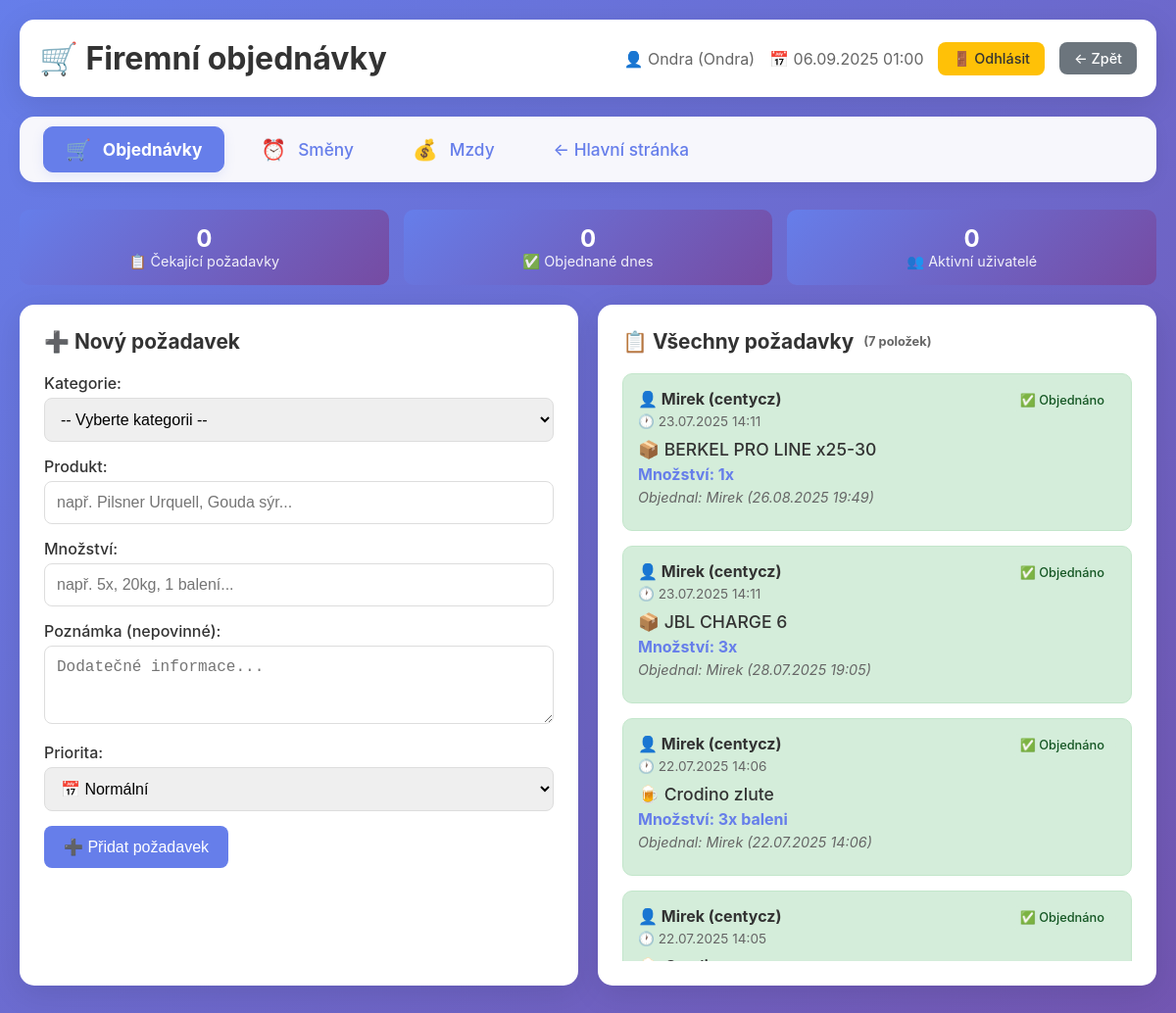
Screenshot of /pizza/orders_system.php (signed in) with the database file from the repository.
### tables this page shows
CREATE TABLE `order_requests` (
  `id` int(11) NOT NULL,
  `user_id` int(11) NOT NULL,
  `category_id` int(11) DEFAULT NULL,
  `product` varchar(200) NOT NULL,
  `quantity` varchar(100) NOT NULL,
  `note` text DEFAULT NULL,
  `priority` enum('low','normal','urgent') DEFAULT 'normal',
  `status` enum('pending','ordered','cancelled') DEFAULT 'pending',
  `created_at` timestamp NULL DEFAULT current_timestamp(),
  `ordered_at` timestamp NULL DEFAULT NULL,
  `ordered_by` int(11) DEFAULT NULL
);

CREATE TABLE `order_users` (
  `id` int(11) NOT NULL,
  `username` varchar(50) NOT NULL,
  `password_hash` varchar(255) NOT NULL,
  `full_name` varchar(100) DEFAULT NULL,
  `is_admin` tinyint(1) DEFAULT 0,
  `created_at` timestamp NULL DEFAULT current_timestamp(),
  `user_role` enum('admin','ragazzi','user') DEFAULT 'user',
  `is_active` tinyint(1) DEFAULT 1,
  `email` varchar(255) DEFAULT NULL
);

CREATE TABLE `order_categories` (
  `id` int(11) NOT NULL,
  `name` varchar(50) NOT NULL,
  `icon` varchar(10) DEFAULT NULL,
  `color` varchar(7) DEFAULT NULL
);

### pizza/orders_system.php (the view, shortened to what this page needs)
<?php
try {
    $pdo = new PDO('mysql:host=127.0.0.1;dbname=pizza_orders;charset=utf8mb4', 'pizza_user', 'pizza');
    $pdo->setAttribute(PDO::ATTR_ERRMODE, PDO::ERRMODE_EXCEPTION);
} catch(PDOException $e) {
    die("Chyba připojení: " . $e->getMessage());
}
$current_user = $_SESSION['order_user'];
$current_full_name = $_SESSION['order_full_name'];
$requests_query = "
    SELECT
        r.*,
        u.username,
        u.full_name,
        c.name as category_name,
        c.icon as category_icon,
        c.color as category_color,
        ordered_user.username as ordered_by_username,
        ordered_user.full_name as ordered_by_full_name
    FROM order_requests r
    JOIN order_users u ON r.user_id = u.id
    LEFT JOIN order_categories c ON r.category_id = c.id
    LEFT JOIN order_users ordered_user ON r.ordered_by = ordered_user.id
    ORDER BY
        FIELD(r.status, 'pending', 'ordered', 'cancelled'),
        FIELD(r.priority, 'urgent', 'normal', 'low'),
        r.created_at DESC
";
$requests = $pdo->query($requests_query)->fetchAll(PDO::FETCH_ASSOC);
$stats = $pdo->query("
    SELECT
        COUNT(CASE WHEN status = 'pending' THEN 1 END) as pending_count,
        COUNT(CASE WHEN status = 'ordered' AND DATE(ordered_at) = CURDATE() THEN 1 END) as ordered_today,
        COUNT(DISTINCT user_id) as active_users
    FROM order_requests
    WHERE created_at >= DATE_SUB(NOW(), INTERVAL 30 DAY)
")->fetch(PDO::FETCH_ASSOC);
?>
<!DOCTYPE html>
<html lang="cs">
<head>
</head>
<body>
    <div class="container">
        <div class="header">
            <h1>🛒 Firemní objednávky</h1>
            <div class="user-info">
                    <span>👤 <?= htmlspecialchars($current_full_name) ?> (<?= htmlspecialchars($current_user) ?>)</span>
                    <span>📅 <?= date('d.m.Y H:i') ?></span>
                    <a href="?logout=1" class="btn btn-warning">🚪 Odhlásit</a>
                <a href="../" class="btn btn-secondary">← Zpět</a>
            </div>
               </div>
<div class="tab-menu">
    <a href="orders_system.php" class="tab-item active">
        <span class="tab-icon">🛒</span> Objednávky
    </a>
    <a href="shifts_system.php" class="tab-item">
        <span class="tab-icon">⏰</span> Směny
    </a>
    <a href="payroll_system.php" class="tab-item">
        <span class="tab-icon">💰</span> Mzdy
    </a>
    <a href="../" class="tab-item">
        ← Hlavní stránka
    </a>
</div>
        <div class="stats-grid">
            <div class="stat-item">
                <div class="stat-number"><?= $stats['pending_count'] ?></div>
                <div class="stat-label">📋 Čekající požadavky</div>
            </div>
            <div class="stat-item">
                <div class="stat-number"><?= $stats['ordered_today'] ?></div>
                <div class="stat-label">✅ Objednané dnes</div>
            </div>
            <div class="stat-item">
                <div class="stat-number"><?= $stats['active_users'] ?></div>
                <div class="stat-label">👥 Aktivní uživatelé</div>
            </div>
        </div>
        <div class="main-grid">
            <div class="panel">
                <div class="panel-title">
                    ➕ Nový požadavek
                </div>
                <form method="POST">
                        <div class="form-group">
                            <label>Kategorie:</label>
                            <select name="category_id" required>
                                <option value="">-- Vyberte kategorii --</option>
                            </select>
                        </div>
                        <div class="form-group">
                            <label>Produkt:</label>
                            <input type="text" name="product" placeholder="např. Pilsner Urquell, Gouda sýr..." required>
                        </div>
                        <div class="form-group">
                            <label>Množství:</label>
                            <input type="text" name="quantity" placeholder="např. 5x, 20kg, 1 balení..." required>
                        </div>
                        <div class="form-group">
                            <label>Poznámka (nepovinné):</label>
                            <textarea name="note" rows="3" placeholder="Dodatečné informace..."></textarea>
                        </div>
                        <div class="form-group">
                            <label>Priorita:</label>
                            <select name="priority">
                                <option value="normal">📅 Normální</option>
                            </select>
                        </div>
                        <button type="submit" class="btn btn-primary">
                            ➕ Přidat požadavek
                        </button>
                    </form>
            </div>
            <div class="panel">
                <div class="panel-title">
                    📋 Všechny požadavky
                    <span style="font-size: 0.8rem; color: #666;">(<?= count($requests) ?> položek)</span>
                </div>
                <div class="requests-container">
                    <?php foreach ($requests as $req): ?>
                        <div class="request-item <?= $req['status'] ?> <?= $req['priority'] === 'urgent' ? 'urgent' : '' ?>">
                            <div class="request-header">
                                <div class="request-meta">
                                    <div class="request-user">👤 <?= htmlspecialchars($req['full_name']) ?> (<?= htmlspecialchars($req['username']) ?>)</div>
                                    <div class="request-date">🕐 <?= date('d.m.Y H:i', strtotime($req['created_at'])) ?></div>
                                </div>
                                <span class="status-badge status-<?= $req['status'] ?> <?= $req['priority'] === 'urgent' ? 'status-urgent' : '' ?>">
                                    <?php if ($req['status'] === 'pending'): ?>
                                        <?= $req['priority'] === 'urgent' ? '🔥 URGENTNÍ' : '⏳ Čeká' ?>
                                    <?php else: ?>
                                        ✅ Objednáno
                                    <?php endif; ?>
                                </span>
                            </div>
                            <div class="request-content">
                                <div class="request-product">
                                    <?= $req['category_icon'] ?? '📦' ?> <?= htmlspecialchars($req['product']) ?>
                                </div>
                                <div class="request-quantity">Množství: <?= htmlspecialchars($req['quantity']) ?></div>
                                <?php if ($req['status'] === 'ordered' && $req['ordered_by_full_name']): ?>
                                    <div class="request-note">Objednal: <?= htmlspecialchars($req['ordered_by_full_name']) ?> (<?= date('d.m.Y H:i', strtotime($req['ordered_at'])) ?>)</div>
                                <?php endif; ?>
                            </div>
                        </div>
                    <?php endforeach; ?>
                </div>
            </div>
        </div>
    </div>
</body>
</html>

### pizza/orders_system.php (style rules this page uses)
* { margin: 0; padding: 0; box-sizing: border-box; }
body { font-family: -apple-system, BlinkMacSystemFont, 'Segoe UI', Roboto, sans-serif; background: linear-gradient(135deg, #667eea 0%, #764ba2 100%); min-height: 100vh; padding: 20px; }
.container { max-width: 1200px; margin: 0 auto; }
.header { background: white; padding: 20px; border-radius: 15px; margin-bottom: 20px; box-shadow: 0 8px 32px rgba(0,0,0,0.1); display: flex; justify-content: space-between; align-items: center; }
.header h1 { color: #333; display: flex; align-items: center; gap: 10px; }
.user-info { display: flex; align-items: center; gap: 15px; color: #666; }
.main-grid { display: grid; grid-template-columns: 1fr 2fr; gap: 20px; }
.panel { background: white; border-radius: 15px; padding: 25px; box-shadow: 0 8px 32px rgba(0,0,0,0.1); }
.panel-title { font-size: 1.3rem; font-weight: bold; color: #333; margin-bottom: 20px; display: flex; align-items: center; gap: 10px; }
.form-group { margin-bottom: 15px; }
.form-group label { display: block; margin-bottom: 5px; font-weight: 500; color: #333; }
.form-group input, .form-group textarea, .form-group select { width: 100%; padding: 12px; border: 1px solid #ddd; border-radius: 8px; font-size: 1rem; transition: border-color 0.2s; }
.btn { padding: 12px 20px; border: none; border-radius: 8px; cursor: pointer; font-size: 1rem; font-weight: 500; transition: all 0.2s; display: inline-flex; align-items: center; gap: 8px; text-decoration: none; }
.btn-primary { background: #667eea; color: white; }
.btn-warning { background: #ffc107; color: #333; font-size: 0.9rem; padding: 8px 15px; }
.btn-secondary { background: #6c757d; color: white; font-size: 0.9rem; padding: 8px 15px; }
.requests-container { max-height: 600px; overflow-y: auto; }
.request-item { background: #f8f9fa; border: 1px solid #e9ecef; border-radius: 10px; padding: 15px; margin-bottom: 15px; transition: all 0.2s; }
.request-item.ordered { background: #d4edda; border-color: #c3e6cb; }
.request-header { display: flex; justify-content: space-between; align-items: flex-start; margin-bottom: 10px; }
.request-meta { display: flex; flex-direction: column; gap: 5px; }
.request-user { font-weight: bold; color: #333; }
.request-date { font-size: 0.85rem; color: #666; }
.request-content { margin: 10px 0; }
.request-product { font-size: 1.1rem; font-weight: 500; color: #333; margin-bottom: 5px; }
.request-quantity { color: #667eea; font-weight: bold; }
.request-note { font-size: 0.9rem; color: #666; font-style: italic; margin-top: 5px; }
.status-badge { padding: 4px 12px; border-radius: 20px; font-size: 0.8rem; font-weight: 500; }
.status-ordered { background: #d4edda; color: #155724; }
.stats-grid { display: grid; grid-template-columns: repeat(3, 1fr); gap: 15px; margin-bottom: 20px; }
.stat-item { background: linear-gradient(135deg, #667eea, #764ba2); color: white; padding: 15px; border-radius: 10px; text-align: center; }
.stat-number { font-size: 1.5rem; font-weight: bold; }
.stat-label { font-size: 0.9rem; opacity: 0.9; }
.main-grid { display: grid; grid-template-columns: 1fr 1fr; gap: 20px; }
.tab-menu { background: #f7f7fc; margin-bottom: 28px; border-radius: 15px; box-shadow: 0 4px 16px rgba(0,0,0,0.06); padding: 10px 24px; display: flex; gap: 14px; align-items: center; }
.tab-item { background: none; border: none; color: #667eea; font-weight: 500; padding: 10px 22px; border-radius: 10px; font-size: 1.08em; transition: background .18s, color .18s; display: flex; align-items: center; gap: 7px; text-decoration: none; border: 1.5px solid transparent; }
.tab-item.active { background: #667eea; color: white !important; border-color: #667eea; box-shadow: 0 4px 12px #667eea22; font-weight: bold; }
.tab-icon { font-size: 1.2em; margin-right: 5px; }

### rows the page displays
order_requests: user.full_name "Mirek", user.username "centycz", created_at "23.07.2025 14:11", status "✅ Objednáno", category.icon "📦", product "BERKEL PRO LINE x25-30", quantity "1x", ordered_at "26.08.2025 19:49"
order_requests: user.full_name "Mirek", user.username "centycz", created_at "23.07.2025 14:11", status "✅ Objednáno", category.icon "📦", product "JBL CHARGE 6", quantity "3x", ordered_at "28.07.2025 19:05"
order_requests: user.full_name "Mirek", user.username "centycz", created_at "22.07.2025 14:06", status "✅ Objednáno", category.icon "🍺", product "Crodino zlute", quantity "3x baleni", ordered_at "22.07.2025 14:06"
order_requests: user.full_name "Mirek", user.username "centycz", created_at "22.07.2025 14:05", status "✅ Objednáno"

### other values shown
$current_full_name "Ondra"
$current_user "Ondra"
$stats['pending_count'] "0"
$stats['ordered_today'] "0"
$stats['active_users'] "0"
count($requests) "7"
